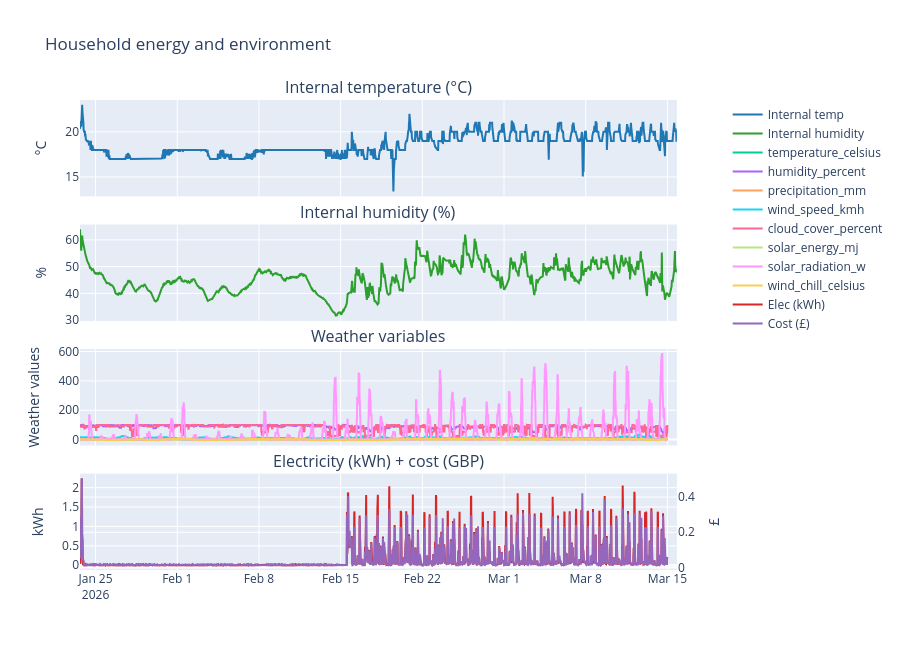

The code cell stored with this chart in its notebook:
### Markdown cell above
### 3. Plot time series (internal temp, humidity, weather, electricity + cost)

Tariff used for cost line (local time-of-day):
- Standing charge: 61.95p/day
- Off-peak window (`TARIFF["offpeak_windows"]`): 02:00–05:00 @ 15.68p/kWh
- Peak window (`TARIFF["peak_windows"]`): 16:00–19:00 @ 38.98p/kWh
- Base: all other times @ 20.88p/kWh

### Code cell
# Plot half-hourly data (uses elec, hum, temp, weather from first data cell)
import plotly.graph_objects as go
from plotly.subplots import make_subplots
import pandas as pd

from insights.tariff import compute_elec_cost_gbp

# Use canonical merged dataset built in cell 2.
df = final_df.copy() if "final_df" in globals() else pd.DataFrame()

if not df.empty and not elec.empty:
    # Cost under your tariff (GBP)
    df["elec_cost_gbp"] = compute_elec_cost_gbp(
        elec,
        standing_charge_p_per_day=TARIFF["standing_charge_p_per_day"],
        base_rate_p_per_kwh=TARIFF["base_rate_p_per_kwh"],
        offpeak_rate_p_per_kwh=TARIFF["offpeak_rate_p_per_kwh"],
        peak_rate_p_per_kwh=TARIFF["peak_rate_p_per_kwh"],
        offpeak_windows=TARIFF["offpeak_windows"],
        peak_windows=TARIFF["peak_windows"],
    ).reindex(df.index)

if df is None or df.empty:
    print("No data to plot. Ensure cleaned CSVs exist (notebook will auto-clean at the top).")
else:
    fig = make_subplots(
        rows=4,
        cols=1,
        shared_xaxes=True,
        subplot_titles=(
            "Internal temperature (°C)",
            "Internal humidity (%)",
            "Weather variables",
            "Electricity (kWh) + cost (GBP)",
        ),
        vertical_spacing=0.06,
        specs=[[{}], [{}], [{}], [{"secondary_y": True}]],
    )

    x = df.index

    # Internal temperature
    if "internal_temperature_c" in df.columns:
        fig.add_trace(
            go.Scatter(x=x, y=df["internal_temperature_c"], name="Internal temp", line=dict(color="#1f77b4")),
            row=1,
            col=1,
        )

    # Internal humidity
    if "internal_humidity_pct" in df.columns:
        fig.add_trace(
            go.Scatter(x=x, y=df["internal_humidity_pct"], name="Internal humidity", line=dict(color="#2ca02c")),
            row=2,
            col=1,
        )

    # Row 3: all weather variables
    weather_cols = [c for c in weather.columns if c not in ("timestamp", "ts")]
    for c in weather_cols:
        if c in df.columns:
            fig.add_trace(
                go.Scatter(x=x, y=df[c], name=c, mode="lines"),
                row=3,
                col=1,
            )

    # Electricity usage + cost
    if "elec_kwh" in df.columns:
        fig.add_trace(
            go.Scatter(x=x, y=df["elec_kwh"], name="Elec (kWh)", line=dict(color="#d62728")),
            row=4,
            col=1,
            secondary_y=False,
        )
    if "elec_cost_gbp" in df.columns:
        fig.add_trace(
            go.Scatter(x=x, y=df["elec_cost_gbp"], name="Cost (£)", line=dict(color="#9467bd")),
            row=4,
            col=1,
            secondary_y=True,
        )

    fig.update_layout(height=650, title_text="Household energy and environment", showlegend=True)
    fig.update_yaxes(title_text="°C", row=1, col=1)
    fig.update_yaxes(title_text="%", row=2, col=1)
    fig.update_yaxes(title_text="Weather values", row=3, col=1)
    fig.update_yaxes(title_text="kWh", row=4, col=1, secondary_y=False)
    fig.update_yaxes(title_text="£", row=4, col=1, secondary_y=True)
    fig.show()

### Figure 1 — Plotly figure (JSON) as saved in the notebook; plotly's stock layout.template omitted (floating-point values rounded to 4 significant figures; data arrays with more than 128 entries replaced by an {"elided": "..."} marker saying what was removed)
{"data": [{"line": {"color": "#1f77b4"}, "name": "Internal temp", "type": "scatter", "x": {"elided": "2456 str values"}, "xaxis": "x", "y": {"elided": "2456 float values"}, "yaxis": "y"}, {"line": {"color": "#2ca02c"}, "name": "Internal humidity", "type": "scatter", "x": {"elided": "2456 str values"}, "xaxis": "x2", "y": {"elided": "2456 float values"}, "yaxis": "y2"}, {"mode": "lines", "name": "temperature_celsius", "type": "scatter", "x": {"elided": "2456 str values"}, "xaxis": "x3", "y": {"elided": "2456 float values"}, "yaxis": "y3"}, {"mode": "lines", "name": "humidity_percent", "type": "scatter", "x": {"elided": "2456 str values"}, "xaxis": "x3", "y": {"elided": "2456 float values"}, "yaxis": "y3"}, {"mode": "lines", "name": "precipitation_mm", "type": "scatter", "x": {"elided": "2456 str values"}, "xaxis": "x3", "y": {"elided": "2456 float values"}, "yaxis": "y3"}, {"mode": "lines", "name": "wind_speed_kmh", "type": "scatter", "x": {"elided": "2456 str values"}, "xaxis": "x3", "y": {"elided": "2456 float values"}, "yaxis": "y3"}, {"mode": "lines", "name": "cloud_cover_percent", "type": "scatter", "x": {"elided": "2456 str values"}, "xaxis": "x3", "y": {"elided": "2456 float values"}, "yaxis": "y3"}, {"mode": "lines", "name": "solar_energy_mj", "type": "scatter", "x": {"elided": "2456 str values"}, "xaxis": "x3", "y": {"elided": "2456 float values"}, "yaxis": "y3"}, {"mode": "lines", "name": "solar_radiation_w", "type": "scatter", "x": {"elided": "2456 str values"}, "xaxis": "x3", "y": {"elided": "2456 float values"}, "yaxis": "y3"}, {"mode": "lines", "name": "wind_chill_celsius", "type": "scatter", "x": {"elided": "2456 str values"}, "xaxis": "x3", "y": {"elided": "2456 float values"}, "yaxis": "y3"}, {"line": {"color": "#d62728"}, "name": "Elec (kWh)", "type": "scatter", "x": {"elided": "2456 str values"}, "xaxis": "x4", "y": {"elided": "2456 float values"}, "yaxis": "y4"}, {"line": {"color": "#9467bd"}, "name": "Cost (£)", "type": "scatter", "x": {"elided": "2456 str values"}, "xaxis": "x4", "y": {"elided": "2456 float values"}, "yaxis": "y5"}], "layout": {"annotations": [{"font": {"size": 16}, "showarrow": false, "text": "Internal temperature (°C)", "x": 0.47, "xanchor": "center", "xref": "paper", "y": 1, "yanchor": "bottom", "yref": "paper"}, {"font": {"size": 16}, "showarrow": false, "text": "Internal humidity (%)", "x": 0.47, "xanchor": "center", "xref": "paper", "y": 0.735, "yanchor": "bottom", "yref": "paper"}, {"font": {"size": 16}, "showarrow": false, "text": "Weather variables", "x": 0.47, "xanchor": "center", "xref": "paper", "y": 0.47, "yanchor": "bottom", "yref": "paper"}, {"font": {"size": 16}, "showarrow": false, "text": "Electricity (kWh) + cost (GBP)", "x": 0.47, "xanchor": "center", "xref": "paper", "y": 0.205, "yanchor": "bottom", "yref": "paper"}], "height": 650, "showlegend": true, "title": {"text": "Household energy and environment"}, "xaxis": {"anchor": "y", "domain": [0, 0.94], "matches": "x4", "showticklabels": false}, "xaxis2": {"anchor": "y2", "domain": [0, 0.94], "matches": "x4", "showticklabels": false}, "xaxis3": {"anchor": "y3", "domain": [0, 0.94], "matches": "x4", "showticklabels": false}, "xaxis4": {"anchor": "y4", "domain": [0, 0.94]}, "yaxis": {"anchor": "x", "domain": [0.795, 1], "title": {"text": "°C"}}, "yaxis2": {"anchor": "x2", "domain": [0.53, 0.735], "title": {"text": "%"}}, "yaxis3": {"anchor": "x3", "domain": [0.265, 0.47], "title": {"text": "Weather values"}}, "yaxis4": {"anchor": "x4", "domain": [0, 0.205], "title": {"text": "kWh"}}, "yaxis5": {"anchor": "x4", "overlaying": "y4", "side": "right", "title": {"text": "£"}}}}
